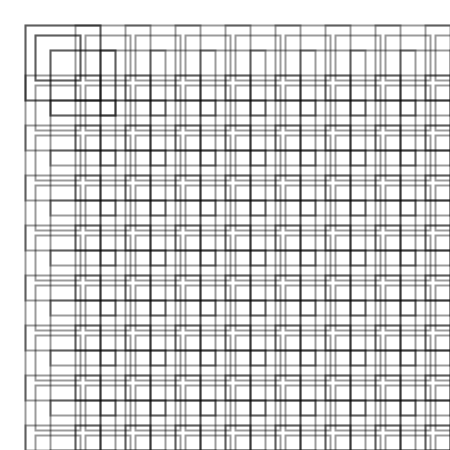
Frame 1 (no input)
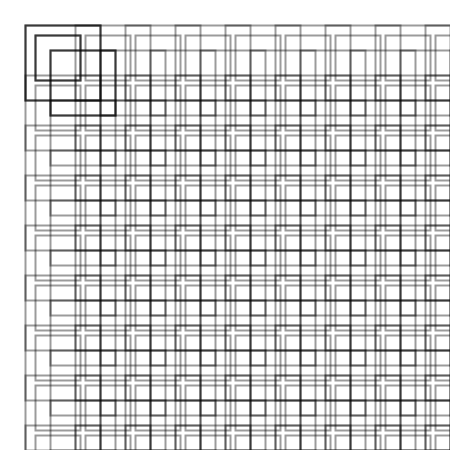
Frame 2 (the mouse pressed at the canvas centre, redrawn once)

The Processing sketch that drew these frames (run headless with seeded random() and noise(); the mouse was pressed at the canvas centre and the sketch redrawn once):

// Processing sketch: processing_22939
// ── processing_22939.pde


int X = 50;
int Y =50;

void setup()
{
  size(450,450);
  background(255);
  for(int i = 0; i < width/X; i++) {
    for(int j = 0; j < height/Y; j++) {
      pushMatrix();
      translate(i*X, j*Y);
      shape1();
      popMatrix();
    }
  }
}

void shape1()
{
  noFill();
  strokeWeight(2);
  stroke(0,100);
  rect(25,25,75,75);
  rect(35,35,45,45);
  rect(50,50,65,65);
}

void draw()
{
  shape1();
  noLoop();
}
